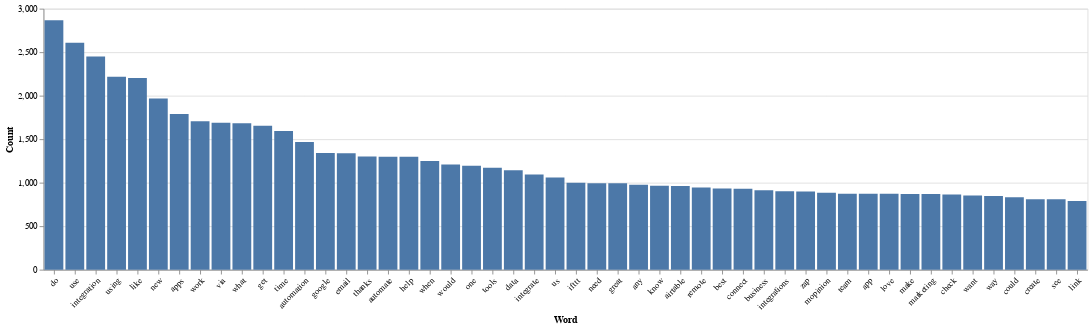

The notebook cell this image was saved under:
### Code cell
alt.Chart(df[:50]).mark_bar().encode(
    x = alt.X("Word:N",
             sort=alt.EncodingSortField(field='sort_order', op="mean", order='ascending')),
    y = alt.Y("Count:Q"),
    tooltip = ["Word","Count"]
).properties(
    width = 1200
).configure_axisX(
    labelAngle = -45
)

### Figure 1 — Vega-Lite specification as saved in the notebook (floating-point values rounded to 4 significant figures)
{"$schema": "https://vega.github.io/schema/vega-lite/v3.4.0.json", "config": {"axisX": {"labelAngle": -45}, "mark": {"tooltip": null}, "view": {"height": 300, "width": 400}}, "data": {"name": "data-162da41cbb55221694662e9582bd5190"}, "datasets": {"data-162da41cbb55221694662e9582bd5190": [{"Count": 2866, "Prob": 0.008138, "Word": "do", "sorting_order": 0}, {"Count": 2610, "Prob": 0.007411, "Word": "use", "sorting_order": 1}, {"Count": 2451, "Prob": 0.00696, "Word": "integration", "sorting_order": 2}, {"Count": 2217, "Prob": 0.006295, "Word": "using", "sorting_order": 3}, {"Count": 2204, "Prob": 0.006258, "Word": "like", "sorting_order": 4}, {"Count": 1967, "Prob": 0.005585, "Word": "new", "sorting_order": 5}, {"Count": 1791, "Prob": 0.005086, "Word": "apps", "sorting_order": 6}, {"Count": 1705, "Prob": 0.004841, "Word": "work", "sorting_order": 7}, {"Count": 1688, "Prob": 0.004793, "Word": "via", "sorting_order": 8}, {"Count": 1682, "Prob": 0.004776, "Word": "what", "sorting_order": 9}, {"Count": 1655, "Prob": 0.004699, "Word": "get", "sorting_order": 10}, {"Count": 1594, "Prob": 0.004526, "Word": "time", "sorting_order": 11}, {"Count": 1467, "Prob": 0.004166, "Word": "automation", "sorting_order": 12}, {"Count": 1341, "Prob": 0.003808, "Word": "google", "sorting_order": 13}, {"Count": 1339, "Prob": 0.003802, "Word": "email", "sorting_order": 14}, {"Count": 1302, "Prob": 0.003697, "Word": "thanks", "sorting_order": 15}, {"Count": 1299, "Prob": 0.003689, "Word": "automate", "sorting_order": 16}, {"Count": 1297, "Prob": 0.003683, "Word": "help", "sorting_order": 17}, {"Count": 1250, "Prob": 0.003549, "Word": "when", "sorting_order": 18}, {"Count": 1208, "Prob": 0.00343, "Word": "would", "sorting_order": 19}, {"Count": 1196, "Prob": 0.003396, "Word": "one", "sorting_order": 20}, {"Count": 1173, "Prob": 0.003331, "Word": "tools", "sorting_order": 21}, {"Count": 1144, "Prob": 0.003248, "Word": "data", "sorting_order": 22}, {"Count": 1094, "Prob": 0.003106, "Word": "integrate", "sorting_order": 23}, {"Count": 1061, "Prob": 0.003013, "Word": "us", "sorting_order": 24}, {"Count": 998, "Prob": 0.002834, "Word": "ifttt", "sorting_order": 25}, {"Count": 993, "Prob": 0.00282, "Word": "need", "sorting_order": 26}, {"Count": 993, "Prob": 0.00282, "Word": "great", "sorting_order": 27}, {"Count": 976, "Prob": 0.002771, "Word": "any", "sorting_order": 28}, {"Count": 966, "Prob": 0.002743, "Word": "know", "sorting_order": 29}, {"Count": 962, "Prob": 0.002732, "Word": "airtable", "sorting_order": 30}, {"Count": 944, "Prob": 0.002681, "Word": "remote", "sorting_order": 31}, {"Count": 932, "Prob": 0.002646, "Word": "best", "sorting_order": 32}, {"Count": 931, "Prob": 0.002644, "Word": "connect", "sorting_order": 33}, {"Count": 913, "Prob": 0.002593, "Word": "business", "sorting_order": 34}, {"Count": 902, "Prob": 0.002561, "Word": "integrations", "sorting_order": 35}, {"Count": 898, "Prob": 0.00255, "Word": "zap", "sorting_order": 36}, {"Count": 884, "Prob": 0.00251, "Word": "mopinion", "sorting_order": 37}, {"Count": 874, "Prob": 0.002482, "Word": "team", "sorting_order": 38}, {"Count": 873, "Prob": 0.002479, "Word": "app", "sorting_order": 39}, {"Count": 872, "Prob": 0.002476, "Word": "love", "sorting_order": 40}, {"Count": 871, "Prob": 0.002473, "Word": "make", "sorting_order": 41}, {"Count": 871, "Prob": 0.002473, "Word": "marketing", "sorting_order": 42}, {"Count": 863, "Prob": 0.002451, "Word": "check", "sorting_order": 43}, {"Count": 852, "Prob": 0.002419, "Word": "want", "sorting_order": 44}, {"Count": 848, "Prob": 0.002408, "Word": "way", "sorting_order": 45}, {"Count": 832, "Prob": 0.002363, "Word": "could", "sorting_order": 46}, {"Count": 809, "Prob": 0.002297, "Word": "create", "sorting_order": 47}, {"Count": 809, "Prob": 0.002297, "Word": "see", "sorting_order": 48}, {"Count": 790, "Prob": 0.002243, "Word": "link", "sorting_order": 49}]}, "encoding": {"tooltip": [{"field": "Word", "type": "nominal"}, {"field": "Count", "type": "quantitative"}], "x": {"field": "Word", "sort": {"field": "sort_order", "op": "mean", "order": "ascending"}, "type": "nominal"}, "y": {"field": "Count", "type": "quantitative"}}, "mark": "bar", "width": 1200}
